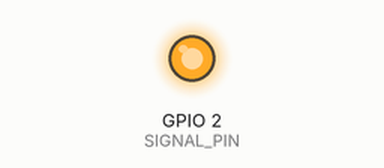
Bench run of a sketch on a simulated ESP8266 (NodeMCU). Shown: output pins drawn as LEDs (lit = HIGH). WiFi joins after 1.5 s; servers stay silent unless stated; no MQTT or app messages arrive unless stated.

Above: at 0.1 s.
At 8.5 s:
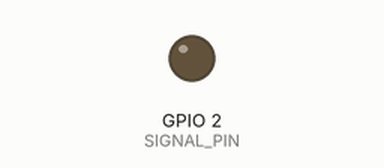
Timing chart, 0 to 10.0 s (numbered marks = the images above):
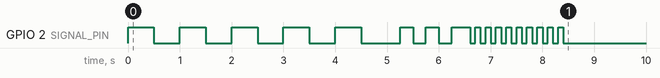

The sketch:

gate-controller.ino
```cpp
#include <ESP8266WiFi.h>
#include <PubSubClient.h>

#define AP_SSID "your-wifi-ssid"
#define AP_PASSWORD "your-wifi-password"
#define MQTT_BROKER "your.mqtt.host"
#define MQTT_BROKER_PORT 1883
#define MQTT_CLIENT_ID "gate-control"

#define MQTT_LISTEN_TOPIC "/gate/activate"
#define MQTT_STATUS_TOPIC "/gate/status"

#define SIGNAL_PIN 2 // GPIO 2

WiFiClient espClient;
PubSubClient client(espClient);

char msg[150];

/**
 * Set up the WiFi connection
 */
void setup_wifi() {

  // Connect to the WiFi network
  WiFi.begin(AP_SSID, AP_PASSWORD);

  // While we are waiting for the WiFi to connect
  // flash the status LED on the ESP8266 so there
  // is a visual indication of the module's status
  while (WiFi.status() != WL_CONNECTED) {

    digitalWrite(LED_BUILTIN, LOW);
    delay(250);
    digitalWrite(LED_BUILTIN, HIGH);
    delay(250);

  }

  // Change the rate of flashing so that we know
  // the WiFi connection was successful
  for(int i = 0; i < 10; i++) {
    digitalWrite(LED_BUILTIN, HIGH);
    delay(100);
    digitalWrite(LED_BUILTIN, LOW);
    delay(100);
  }
}


/**
 * The callback used by the PubSubClient, and is called
 * when we receive a message on the trigging topic.
 */
void callback(char* topic, byte* payload, unsigned int length) {

  // We don't bother checking the topic, or payload
  // any message on the MQTT topic we've previously
  // subscribed to will open the gate.
  //
  // We trigger the gate open action by setting the SIGNAL_PIN
  // to HIGH for one second
  //
  // We also toggle the status pin, to indicate we've received
  // the message.

  digitalWrite(LED_BUILTIN, HIGH);
  digitalWrite(SIGNAL_PIN, HIGH);
  delay(1000);
  digitalWrite(SIGNAL_PIN, LOW);
  digitalWrite(LED_BUILTIN, LOW);

  // Publish that we've performed the action to the specified
  // MQTT topic
  client.publish(MQTT_STATUS_TOPIC, "activated");

}

/**
 * Connect / Reconnect to the MQTT server
 */
void reconnect() {

  // As long as we aren't connected, keep trying!

  while (!client.connected()) {

    if (client.connect(MQTT_CLIENT_ID)) {

      // Once we've connected to the MQTT server, subscribe
      // to the topic that will trigger our function

      client.subscribe(MQTT_LISTEN_TOPIC);

    } else {

      // Wait 5 seconds before retrying
      for(int i = 0; i < 5; i++){
        delay(1000);
      }

    }
  }

}

/**
 * Standard Setup function on boot
 */
void setup() {

  // Set the LED_BUILTIN (status LED) to OUTPUT
  pinMode(LED_BUILTIN, OUTPUT);
  // Set the SIGNAL_PIN to OUTPUT
  pinMode(SIGNAL_PIN, OUTPUT);

  // Turn off the signal pin
  digitalWrite(SIGNAL_PIN, LOW);
  // Turn off the status LED
  digitalWrite(LED_BUILTIN, LOW);

  // Flash the status LED to indicate we have started booting
  for(int i = 0; i < 5; i++) {
    digitalWrite(LED_BUILTIN, HIGH);
    delay(500);
    digitalWrite(LED_BUILTIN, LOW);
    delay(500);
  }

  // Set up the WiFi
  setup_wifi();

  digitalWrite(LED_BUILTIN, LOW);

  // Set up the MQTT settings, and announce we've booted to
  // the MQTT topic
  client.setServer(MQTT_BROKER, MQTT_BROKER_PORT);
  client.setCallback(callback);
  client.publish(MQTT_STATUS_TOPIC, "Booted");
}

/**
 * Our standard loop
 */
void loop() {

  // If MQTT isn't connect, try to connect to the MQTT server
  if (!client.connected()) {
    reconnect();
  }

  // Process any MQTT subscriptions topics that need processing
  client.loop();

}
```
